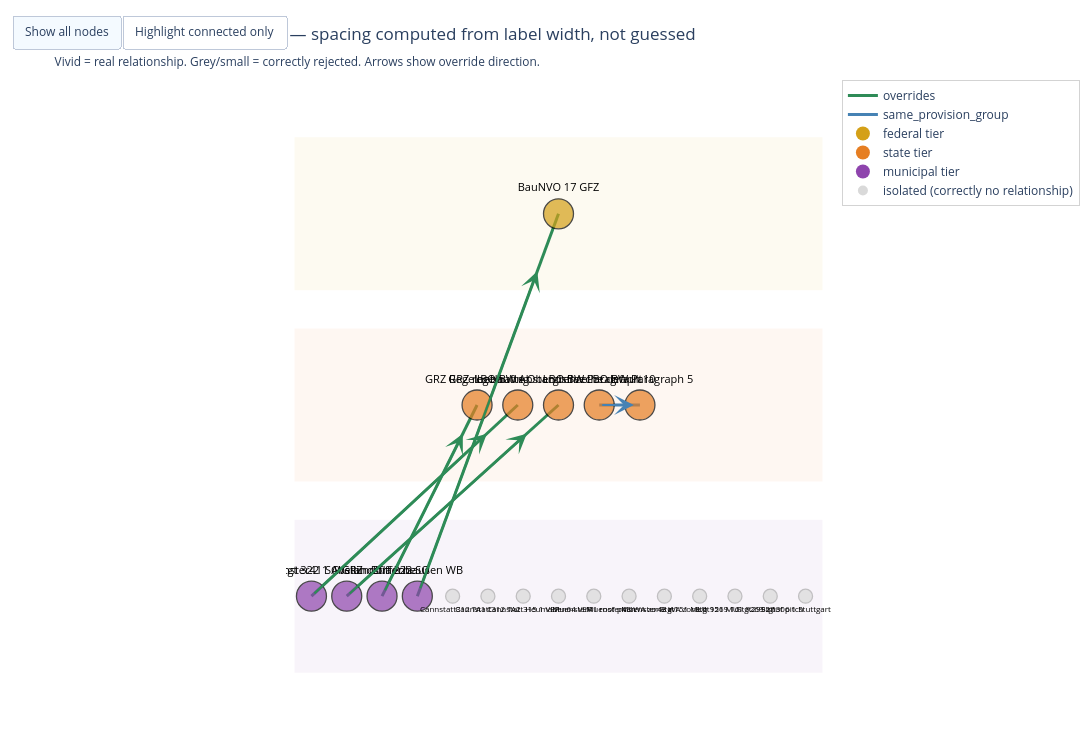

The cell this chart's notebook holds for it:
### Markdown cell above
## 4. Visualize

Connected nodes (real `overrides` / `same_provision_group` relationships) cluster
together; isolated nodes are the ones the pipeline correctly recognized as
having NO relationship — including several deliberately tricky cases (same zone
label, different plan; same plan, different sub-zone) that a naive
lexical-matching approach would likely have linked incorrectly.

### Code cell
# v3 layout: same tier-hierarchy idea as before, but with real spacing math
# instead of guessed constants -- horizontal spacing is computed FROM the
# longest label in each row, not a fixed number, so labels physically cannot
# collide regardless of how many nodes land in one tier.

tier_y = {"federal": 3, "state": 2, "municipal": 1}
tier_colors = {"federal": "#D4A017", "state": "#E67E22", "municipal": "#8E44AD"}

tiers = {}
for n in G.nodes():
    tiers.setdefault(G.nodes[n].get("tier", "municipal"), []).append(n)

# Estimate required horizontal spacing per tier from label length (rough:
# ~0.09 plot-units per character at this font size, plus a fixed margin).
SPACING_PER_CHAR = 0.16  # includes real margin, not just exact label width
MIN_SPACING = 3.2

pos = {}
for tier, nodelist in tiers.items():
    connected = sorted([n for n in nodelist if G.degree(n) > 0])
    isolated = sorted([n for n in nodelist if G.degree(n) == 0])
    ordered = connected + isolated  # connected nodes on the left, isolated on the right
    max_label_len = max(len(n.replace("_"," ")) for n in ordered) if ordered else 10
    spacing = max(MIN_SPACING, max_label_len * SPACING_PER_CHAR)
    n_total = len(ordered)
    for i, n in enumerate(ordered):
        x = i * spacing
        pos[n] = (x, tier_y.get(tier, 1))

# Center each tier row independently so rows don't drift relative to each other
for tier, nodelist in tiers.items():
    xs = [pos[n][0] for n in nodelist]
    offset = (max(xs) + min(xs)) / 2 if xs else 0
    for n in nodelist:
        pos[n] = (pos[n][0] - offset, pos[n][1])

# --- Edges: color by relationship type, directional arrowheads ---
rel_colors = {"overrides": "#2E8B57", "same_provision_group": "#4682B4"}
edge_traces = []
annotations = []
for u, v, d in G.edges(data=True):
    x0, y0 = pos[u]; x1, y1 = pos[v]
    rel = d["relationship"]
    color = rel_colors.get(rel, "grey")
    edge_traces.append(go.Scatter(
        x=[x0, x1, None], y=[y0, y1, None], mode="lines",
        line=dict(width=3, color=color),
        hoverinfo="text", text=f"{u} --[{rel}]--> {v}", showlegend=False
    ))
    annotations.append(dict(
        ax=x0, ay=y0, x=x0 + 0.85*(x1-x0), y=y0 + 0.85*(y1-y0),
        xref="x", yref="y", axref="x", ayref="y",
        showarrow=True, arrowhead=3, arrowsize=1.5, arrowwidth=2.2, arrowcolor=color
    ))

# --- Nodes: connected = vivid + labeled above; isolated = muted grey +
#     labeled below, smaller, so they visually recede as "correctly rejected
#     background" rather than competing for attention with the real signal ---
node_x, node_y, node_color, node_size, node_line, label_text, label_pos, label_font = [],[],[],[],[],[],[],[]
hover = []

for n in G.nodes():
    x, y = pos[n]
    connected = G.degree(n) > 0
    node_x.append(x); node_y.append(y)
    if connected:
        node_color.append(tier_colors.get(G.nodes[n].get("tier"), "grey"))
        node_size.append(30)
        node_line.append("black")
        label_pos.append("top center")
        label_font.append(11)
    else:
        node_color.append("#D9D9D9")
        node_size.append(14)
        node_line.append("#AAAAAA")
        label_pos.append("bottom center")
        label_font.append(8)
    label_text.append(n.replace("_", " "))
    hover.append(f"<b>{n}</b><br>tier: {G.nodes[n].get('tier','')}<br>{G.nodes[n].get('notes','')}")

node_trace = go.Scatter(
    x=node_x, y=node_y, mode="markers+text",
    text=label_text, hovertext=hover, hoverinfo="text",
    marker=dict(size=node_size, color=node_color,
                line=dict(width=1.3, color=node_line)),
    showlegend=False
)
# textposition/textfont must be set per-point via array (Plotly supports this)
node_trace.textposition = label_pos
node_trace.textfont = dict(size=label_font, color="black")

legend_traces = [
    go.Scatter(x=[None], y=[None], mode="lines", line=dict(width=3, color="#2E8B57"), name="overrides"),
    go.Scatter(x=[None], y=[None], mode="lines", line=dict(width=3, color="#4682B4"), name="same_provision_group"),
    go.Scatter(x=[None], y=[None], mode="markers", marker=dict(size=14, color="#D4A017"), name="federal tier"),
    go.Scatter(x=[None], y=[None], mode="markers", marker=dict(size=14, color="#E67E22"), name="state tier"),
    go.Scatter(x=[None], y=[None], mode="markers", marker=dict(size=14, color="#8E44AD"), name="municipal tier"),
    go.Scatter(x=[None], y=[None], mode="markers", marker=dict(size=10, color="#D9D9D9"), name="isolated (correctly no relationship)"),
]

# Subtle background bands per tier row -- reinforces the hierarchy visually
tier_bands = []
all_x = [p[0] for p in pos.values()]
xmin, xmax = min(all_x) - 2, max(all_x) + 2
band_colors = {"federal": "rgba(212,160,23,0.06)", "state": "rgba(230,126,34,0.06)", "municipal": "rgba(142,68,173,0.06)"}
for tier, y in tier_y.items():
    tier_bands.append(dict(type="rect", x0=xmin, x1=xmax, y0=y-0.4, y1=y+0.4,
                            fillcolor=band_colors.get(tier, "rgba(0,0,0,0.03)"),
                            line=dict(width=0), layer="below"))

fig = go.Figure(data=edge_traces + [node_trace] + legend_traces)
fig.update_layout(
    title="Governance-Hierarchy Graph — spacing computed from label width, not guessed<br>"
          "<sub>Vivid = real relationship. Grey/small = correctly rejected. Arrows show override direction.</sub>",
    annotations=annotations,
    shapes=tier_bands,
    showlegend=True,
    legend=dict(x=1.02, y=1, bgcolor="rgba(255,255,255,0.9)", bordercolor="lightgrey", borderwidth=1),
    height=750, width=1500,
    xaxis=dict(visible=False, range=[xmin-1, xmax+1]),
    yaxis=dict(visible=False, range=[0.3, 3.7]),
    plot_bgcolor="white", margin=dict(l=20, r=180, t=80, b=20),
    updatemenus=[dict(
        type="buttons", direction="left", x=0.0, y=1.1,
        buttons=[
            dict(label="Show all nodes", method="restyle", args=[{"marker.opacity": 1}]),
            dict(label="Highlight connected only", method="restyle",
                 args=[{"marker.opacity": [1 if G.degree(n) > 0 else 0.2 for n in G.nodes()]}]),
        ]
    )]
)
fig.show()

### Figure 1 — Plotly figure (JSON) as saved in the notebook; plotly's stock layout.template omitted (floating-point values rounded to 4 significant figures)
{"data": [{"hoverinfo": "text", "line": {"color": "#2E8B57", "width": 3}, "mode": "lines", "showlegend": false, "text": "Zuffenhausen_WB --[overrides]--> BauNVO_17_GFZ", "type": "scatter", "x": [-16.64, 0.0, null], "y": [1, 3, null]}, {"hoverinfo": "text", "line": {"color": "#2E8B57", "width": 3}, "mode": "lines", "showlegend": false, "text": "Stgt_322_1_Abstandsflaeche --[overrides]--> LBO_BW_Abstandsflaeche_default", "type": "scatter", "x": [-24.96, 0.0, null], "y": [1, 2, null]}, {"hoverinfo": "text", "line": {"color": "#2E8B57", "width": 3}, "mode": "lines", "showlegend": false, "text": "Muenster41_SG_GRZ --[overrides]--> GRZ_regelhafte_Obergrenze", "type": "scatter", "x": [-29.12, -4.8, null], "y": [1, 2, null]}, {"hoverinfo": "text", "line": {"color": "#2E8B57", "width": 3}, "mode": "lines", "showlegend": false, "text": "Weilimdorf_222_SO --[overrides]--> GRZ_Regelbebauung", "type": "scatter", "x": [-20.8, -9.6, null], "y": [1, 2, null]}, {"hoverinfo": "text", "line": {"color": "#4682B4", "width": 3}, "mode": "lines", "showlegend": false, "text": "LBO_BW_Paragraph_10 --[same_provision_group]--> LBO_BW_Paragraph_5", "type": "scatter", "x": [4.8, 9.6, null], "y": [2, 2, null]}, {"hoverinfo": "text", "hovertext": ["<b>BauNVO_17_GFZ</b><br>tier: federal<br>Federal baseline GFZ 1.2 for reine Wohngebiete", "<b>Zuffenhausen_WB</b><br>tier: municipal<br>Overrides federal GFZ default with 1.6 -- explicit 'abweichend von' language", "<b>Stgt_322_1_Abstandsflaeche</b><br>tier: municipal<br>Overrides LBO BW default setback with 2.5m", "<b>LBO_BW_Abstandsflaeche_default</b><br>tier: state<br>Baseline setback rule being overridden", "<b>Muenster41_SG_GRZ</b><br>tier: municipal<br>Overrides regelhafte GRZ-Obergrenze with reduced 0.25", "<b>GRZ_regelhafte_Obergrenze</b><br>tier: state<br>Baseline GRZ ceiling being overridden", "<b>Weilimdorf_222_SO</b><br>tier: municipal<br>Overrides Regelbebauung with reduced GRZ 0.25", "<b>GRZ_Regelbebauung</b><br>tier: state<br>Baseline being overridden", "<b>LBO_BW_Paragraph_5</b><br>tier: state<br>Load-bearing walls, Gebaeudeklasse 5", "<b>LBO_BW_Paragraph_10</b><br>tier: state<br>Supplementary fire-safety measures, same Gebaeudeklasse 5 -- found only via targeted extraction, missed on first pass", "<b>Stgt306_1_StuttgartNord</b><br>tier: municipal<br>FALSE-MATCH TEST CASE: shares place name with unrelated federal query, correctly extracted with NO override edge", "<b>Stgt151_MU1_9269_16</b><br>tier: municipal<br>GRZ 0.4 -- same zone label as 9269/27 below, but independent provisions", "<b>Stgt151_MU1_9269_27</b><br>tier: municipal<br>GRZ 0.8 -- same zone LABEL as above, different value, no relationship between them", "<b>Muenster43_WA_zone_a</b><br>tier: municipal<br>GRZ 0.7", "<b>Muenster43_WA_zone_b</b><br>tier: municipal<br>GRZ 0.5 -- same plan+zone label as above, independent value, correctly NOT linked after prompt fix", "<b>Heumaden64_VEP</b><br>tier: municipal<br>No GRZ at all -- regulated via Baugrenze + Durchfuehrungsvertrag instead", "<b>Cannstatt315_1_VEP</b><br>tier: municipal<br>No GRZ at all -- same VEP pattern as Heumaden64", "<b>Cannstatt312_TA1</b><br>tier: municipal<br>Setback 6.0m -- independent sub-zone", "<b>Cannstatt312_TA2</b><br>tier: municipal<br>Setback 5.0m -- same plan as TA1, correctly NOT an override of it after prompt fix", "<b>Muenster41_roof_pitch</b><br>tier: municipal<br>Max 5 degrees", "<b>Stgt299_roof_pitch</b><br>tier: municipal<br>Max 15 degrees -- independent from Muenster-41, different plan"], "marker": {"color": ["#D4A017", "#8E44AD", "#8E44AD", "#E67E22", "#8E44AD", "#E67E22", "#8E44AD", "#E67E22", "#E67E22", "#E67E22", "#D9D9D9", "#D9D9D9", "#D9D9D9", "#D9D9D9", "#D9D9D9", "#D9D9D9", "#D9D9D9", "#D9D9D9", "#D9D9D9", "#D9D9D9", "#D9D9D9"], "line": {"color": ["black", "black", "black", "black", "black", "black", "black", "black", "black", "black", "#AAAAAA", "#AAAAAA", "#AAAAAA", "#AAAAAA", "#AAAAAA", "#AAAAAA", "#AAAAAA", "#AAAAAA", "#AAAAAA", "#AAAAAA", "#AAAAAA"], "width": 1.3}, "size": [30, 30, 30, 30, 30, 30, 30, 30, 30, 30, 14, 14, 14, 14, 14, 14, 14, 14, 14, 14, 14]}, "mode": "markers+text", "showlegend": false, "text": ["BauNVO 17 GFZ", "Zuffenhausen WB", "Stgt 322 1 Abstandsflaeche", "LBO BW Abstandsflaeche default", "Muenster41 SG GRZ", "GRZ regelhafte Obergrenze", "Weilimdorf 222 SO", "GRZ Regelbebauung", "LBO BW Paragraph 5", "LBO BW Paragraph 10", "Stgt306 1 StuttgartNord", "Stgt151 MU1 9269 16", "Stgt151 MU1 9269 27", "Muenster43 WA zone a", "Muenster43 WA zone b", "Heumaden64 VEP", "Cannstatt315 1 VEP", "Cannstatt312 TA1", "Cannstatt312 TA2", "Muenster41 roof pitch", "Stgt299 roof pitch"], "textfont": {"color": "black", "size": [11, 11, 11, 11, 11, 11, 11, 11, 11, 11, 8, 8, 8, 8, 8, 8, 8, 8, 8, 8, 8]}, "textposition": ["top center", "top center", "top center", "top center", "top center", "top center", "top center", "top center", "top center", "top center", "bottom center", "bottom center", "bottom center", "bottom center", "bottom center", "bottom center", "bottom center", "bottom center", "bottom center", "bottom center", "bottom center"], "type": "scatter", "x": [0.0, -16.64, -24.96, 0.0, -29.12, -4.8, -20.8, -9.6, 9.6, 4.8, 29.12, 16.64, 20.8, 8.32, 12.48, 0.0, -4.16, -12.48, -8.32, 4.16, 24.96], "y": [3, 1, 1, 2, 1, 2, 1, 2, 2, 2, 1, 1, 1, 1, 1, 1, 1, 1, 1, 1, 1]}, {"line": {"color": "#2E8B57", "width": 3}, "mode": "lines", "name": "overrides", "type": "scatter", "x": [null], "y": [null]}, {"line": {"color": "#4682B4", "width": 3}, "mode": "lines", "name": "same_provision_group", "type": "scatter", "x": [null], "y": [null]}, {"marker": {"color": "#D4A017", "size": 14}, "mode": "markers", "name": "federal tier", "type": "scatter", "x": [null], "y": [null]}, {"marker": {"color": "#E67E22", "size": 14}, "mode": "markers", "name": "state tier", "type": "scatter", "x": [null], "y": [null]}, {"marker": {"color": "#8E44AD", "size": 14}, "mode": "markers", "name": "municipal tier", "type": "scatter", "x": [null], "y": [null]}, {"marker": {"color": "#D9D9D9", "size": 10}, "mode": "markers", "name": "isolated (correctly no relationship)", "type": "scatter", "x": [null], "y": [null]}], "layout": {"annotations": [{"arrowcolor": "#2E8B57", "arrowhead": 3, "arrowsize": 1.5, "arrowwidth": 2.2, "ax": -16.64, "axref": "x", "ay": 1, "ayref": "y", "showarrow": true, "x": -2.496, "xref": "x", "y": 2.7, "yref": "y"}, {"arrowcolor": "#2E8B57", "arrowhead": 3, "arrowsize": 1.5, "arrowwidth": 2.2, "ax": -24.96, "axref": "x", "ay": 1, "ayref": "y", "showarrow": true, "x": -3.744, "xref": "x", "y": 1.85, "yref": "y"}, {"arrowcolor": "#2E8B57", "arrowhead": 3, "arrowsize": 1.5, "arrowwidth": 2.2, "ax": -29.12, "axref": "x", "ay": 1, "ayref": "y", "showarrow": true, "x": -8.448, "xref": "x", "y": 1.85, "yref": "y"}, {"arrowcolor": "#2E8B57", "arrowhead": 3, "arrowsize": 1.5, "arrowwidth": 2.2, "ax": -20.8, "axref": "x", "ay": 1, "ayref": "y", "showarrow": true, "x": -11.28, "xref": "x", "y": 1.85, "yref": "y"}, {"arrowcolor": "#4682B4", "arrowhead": 3, "arrowsize": 1.5, "arrowwidth": 2.2, "ax": 4.8, "axref": "x", "ay": 2, "ayref": "y", "showarrow": true, "x": 8.88, "xref": "x", "y": 2.0, "yref": "y"}], "height": 750, "legend": {"bgcolor": "rgba(255,255,255,0.9)", "bordercolor": "lightgrey", "borderwidth": 1, "x": 1.02, "y": 1}, "margin": {"b": 20, "l": 20, "r": 180, "t": 80}, "plot_bgcolor": "white", "shapes": [{"fillcolor": "rgba(212,160,23,0.06)", "layer": "below", "line": {"width": 0}, "type": "rect", "x0": -31.12, "x1": 31.12, "y0": 2.6, "y1": 3.4}, {"fillcolor": "rgba(230,126,34,0.06)", "layer": "below", "line": {"width": 0}, "type": "rect", "x0": -31.12, "x1": 31.12, "y0": 1.6, "y1": 2.4}, {"fillcolor": "rgba(142,68,173,0.06)", "layer": "below", "line": {"width": 0}, "type": "rect", "x0": -31.12, "x1": 31.12, "y0": 0.6, "y1": 1.4}], "showlegend": true, "title": {"text": "Governance-Hierarchy Graph — spacing computed from label width, not guessed<br><sub>Vivid = real relationship. Grey/small = correctly rejected. Arrows show override direction.</sub>"}, "updatemenus": [{"buttons": [{"args": [{"marker.opacity": 1}], "label": "Show all nodes", "method": "restyle"}, {"args": [{"marker.opacity": [1, 1, 1, 1, 1, 1, 1, 1, 1, 1, 0.2, 0.2, 0.2, 0.2, 0.2, 0.2, 0.2, 0.2, 0.2, 0.2, 0.2]}], "label": "Highlight connected only", "method": "restyle"}], "direction": "left", "type": "buttons", "x": 0.0, "y": 1.1}], "width": 1500, "xaxis": {"range": [-32.12, 32.12], "visible": false}, "yaxis": {"range": [0.3, 3.7], "visible": false}}}
